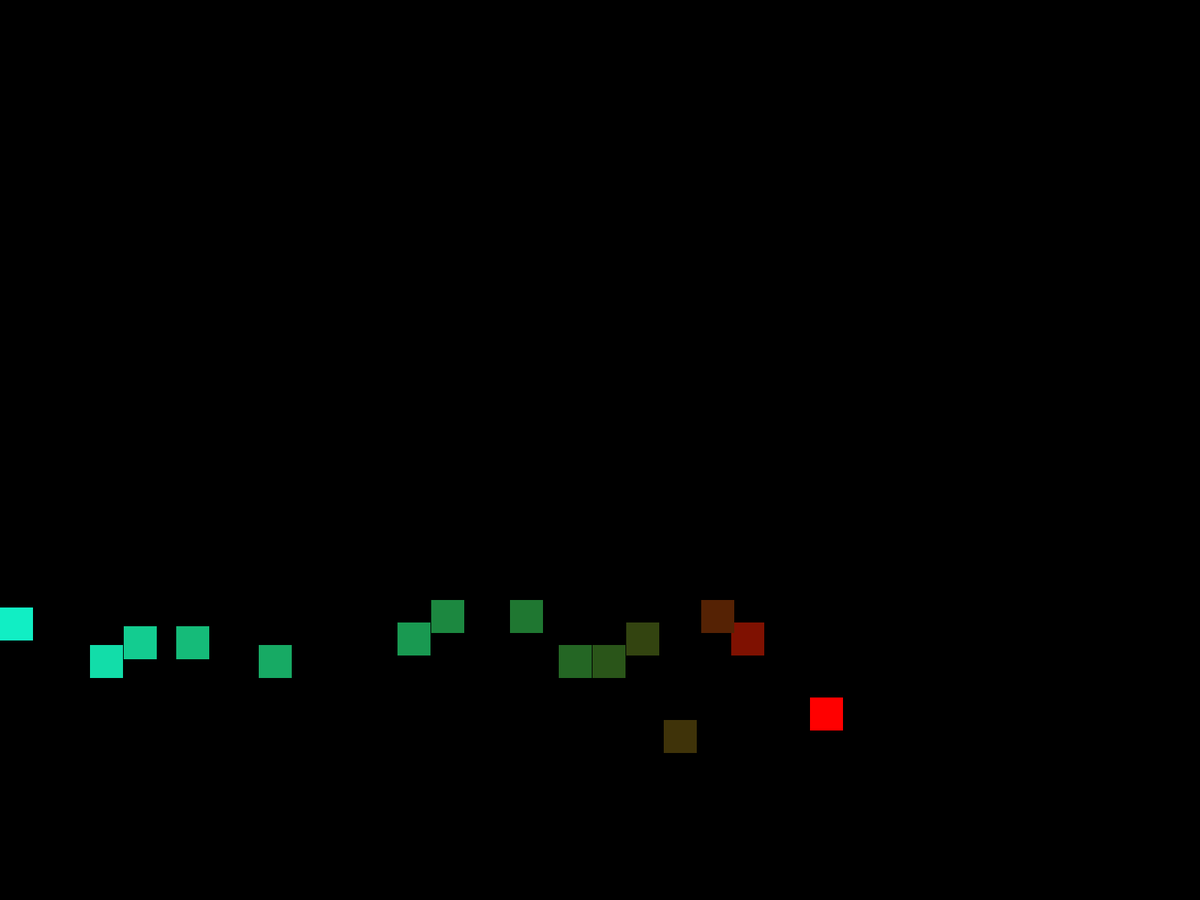
Frame 1 (no input)
Frame 60 (the mouse pressed at the canvas centre just before this capture): identical to frame 1, image omitted
Frame 120 (the mouse held since frame 60 and released just before this capture): identical to frame 1, image omitted

The Processing sketch that drew this single still picture (run headless with seeded random() and noise(); from frame 60 on, the mouse is pressed at the canvas centre):

// Processing sketch: walltest3
// ── walltest3.pde
int sizex = 44;
int sizey = 44;

Panel panels[] = new Panel[15];

void setup() {
  fullScreen();
  background(0, 0, 0);
  noStroke();
  panels[0] = new Panel(1080, 930);
  panels[1] = new Panel(975, 830);
  panels[2] = new Panel(935, 800);
  panels[3] = new Panel(885, 960);
  panels[4] = new Panel(835, 830);
  panels[5] = new Panel(790, 860);
  panels[6] = new Panel(745, 860);
  panels[7] = new Panel(680, 800);
  panels[8] = new Panel(575, 800);
  panels[9] = new Panel(530, 830);
  panels[10] = new Panel(345, 860);
  panels[11] = new Panel(235, 835);
  panels[12] = new Panel(165, 835);
  panels[13] = new Panel(120, 860);
  panels[14] = new Panel(0, 810);
  for (int i = 0; i < 15; i++) {
    panels[i].colourMe(255 / (i + 1), i * (255 / 15), i * i);
    panels[i].show();
  }
}
 
void draw() {
  
}

void keyPressed() {
  if (key == CODED) {
  }
}

class Panel {
  int x, y;
  int r, g, b;
  Panel(int setx, int sety) {
    x = setx;
    y = sety;
  }
  
  Panel(int setx, int sety, int setr, int setg, int setb) {
    x = setx;
    y = sety;
    r = setr;
    g = setg;
    b = setb;
  }
  
  void colourMe(int setr, int setg, int setb) {
    r = setr;
    g = setg;
    b = setb;
  }
  
  void show() {
    fill(r, g, b);
    rect(x, y, sizex, sizey);
  }
  
  void hide() {
    fill(0,  0, 0);
    rect(x, y, sizex, sizey);
  }
}
